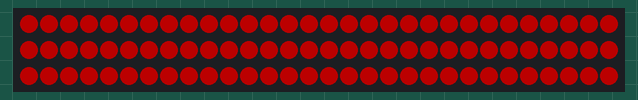
Simulated run of this sketch. Board: ESP32. Shown: 90 RGB LEDs in strip order, left to right, continuing on the next row. Dim RGB values are drawn brighter than linear.

Above: at 0.05 s.

The sketch:

WS2812bTest.ino
```cpp
#include <FastLED.h> //include library for led strips
#define NUM_LEDS 90 //required setup
#define DATA_PIN 33
#define BRIGHTNESS 75 //variable for brightness
CRGB leds[NUM_LEDS];

int buzz = 13; //Digital pin # for other components
int lazer = 4;
//int lazer2 = 13;
//int lazer3 = 15;

void setup() {
  Serial.begin(9600); //initiate serial monitor
    //pinMode(buzz, OUTPUT);
  FastLED.addLeds<WS2812, DATA_PIN, GRB>(leds, NUM_LEDS); //defining led strip model
  FastLED.setBrightness(BRIGHTNESS);
  //changeColour(CRGB::Yellow); //colour turn green
   // FastLED.show();
   // delay(3000);
}

void loop() {

    changeColour(CRGB::Red); //colour turn green
    FastLED.show(); //makes sure that the led strip is on
    delay(100);
    changeColour(CRGB::Blue); //colour turn green
    FastLED.show(); //makes sure that the led strip is on
    delay(100);
}

void changeColour(CRGB color) {
  for (int i = 0; i < NUM_LEDS; i++) {
    leds[i] = color;
  }
}
```
